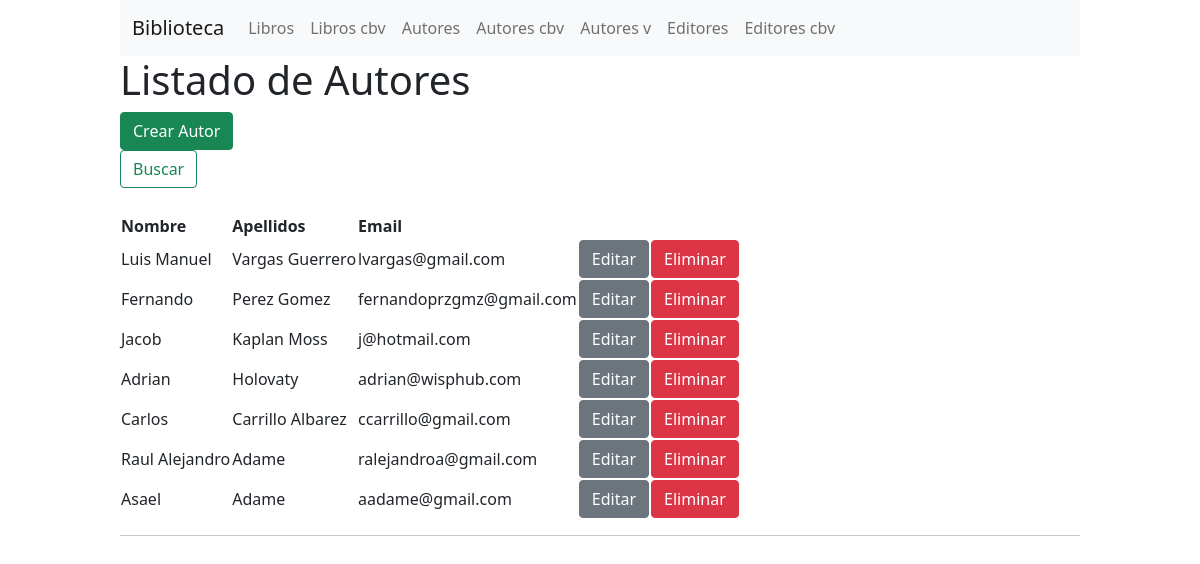
Page /autores_cbv/ on the earlier database version.
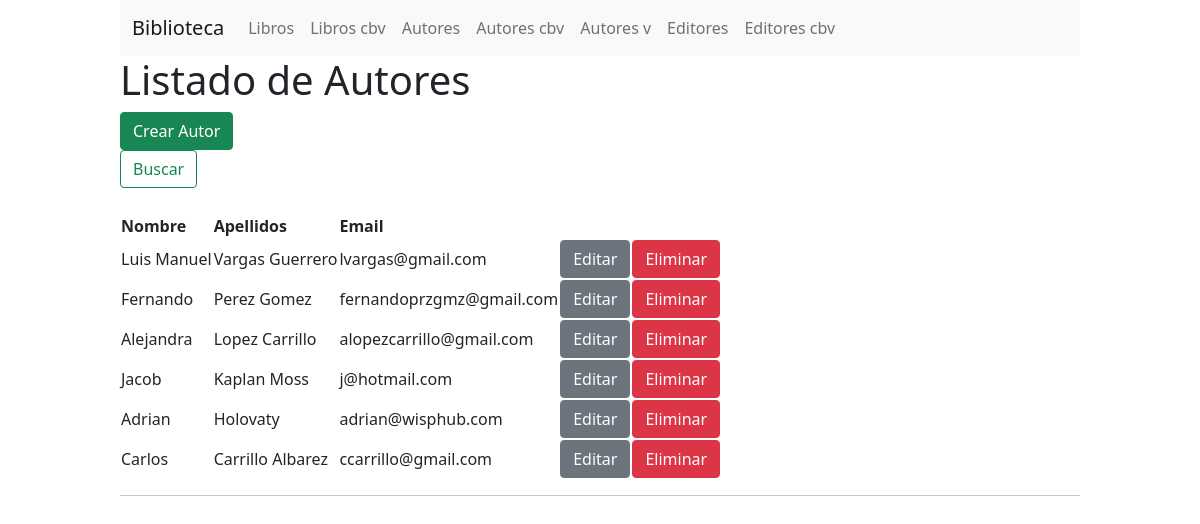
Same page on the later database version.
### biblioteca/models.py (models this page shows, shortened)
class Autor(models.Model):
    nombre = models.CharField(max_length=30)
    apellidos = models.CharField(max_length=40)
    email = models.EmailField(null=True, blank=True)
    class Meta:
        ordering = ["-apellidos", "-nombre"]
        verbose_name = 'Autor'
        verbose_name_plural = 'Autores'

### biblioteca/views.py (the view)
# urls.py: url(r'^autores_cbv/$', AutorListView.as_view(), name="autores_cbv"),
class AutorListView(ListView):
    model = Autor
    template_name = "autor_listado__cbv.html"

### biblioteca/templates/autor_listado__cbv.html (shortened to what this page needs)
{% extends 'shared/base.html' %}
{% block content %}
    <h1>Listado de Autores</h1>
    <div class="bibl-table">
        <div class="bibl-table-header">
            <a href="/crear/autor_cbv">
            <button type="button" class="btn btn-success">
                Crear Autor
            </button>
            </a>
            <form action="" method="get" class="d-flex">
                <button class="btn btn-outline-success" type="submit">Buscar</button>
            </form>
        </div>
        <div class="bibl-table-body" style="margin-top: 25px;">
            <table>
            <thead>
            <tr>
                <th scope="col">Nombre</th>
                <th scope="col">Apellidos</th>
                <th scope="col">Email</th>
            </tr>
            </thead>
            <tbody>
            {% for data in object_list %}
                <tr>
                    <td> {{data.nombre}} </td>
                    <td> {{data.apellidos}} </td>
                    <td> {{data.email}} </td>
                    <td><a
                        href="/modificar/autor_cbv/{{ data.id }}"
                        class="btn btn-secondary">
                        Editar
                    </a></td>
                    <td><a
                        href="/eliminar/autor_cbv/{{ data.id }}"
                        class="btn btn-danger">
                        Eliminar
                    </a></td>
                </tr>
            {% endfor %}
            </tbody>
        </table>
        </div>
    </div>
{% endblock  %}

Differences in the rows shown:
removed Autor: nombre "Raul Alejandro", apellidos "Adame", email "ralejandroa@gmail.com"
removed Autor: nombre "Asael", apellidos "Adame", email "aadame@gmail.com"
added Autor: nombre "Alejandra", apellidos "Lopez Carrillo", email "alopezcarrillo@gmail.com"
